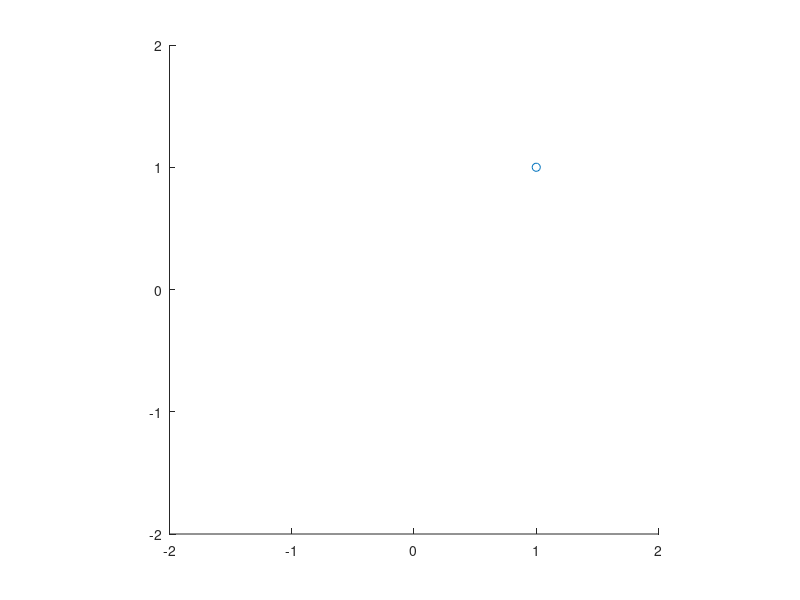

MATLAB code to generate this figure:
x = [0 1];
y = [1 1];
numSteps = 100;
% Calculate the trajectory by linear interpolation of the x and y coordinate.
trajectory = [ linspace(x(1),x(2),numSteps); linspace(y(1),y(2),numSteps) ];
% Make figure with axes.
figure; axis square; hold on;
set(gca,'XLim',[-2 2], 'YLim', [-2 2]);
% Make the frames for the movie.
for frameNr = 1 : numSteps
	cla;
	
	% Plot the point.
	plot( trajectory(1,frameNr), trajectory(2,frameNr), 'o' );
	
% 	% Plot the path line.
% 	line( 'XData', [trajectory(1,1) trajectory(1,frameNr)], ...
%           'YData', [trajectory(2,1) trajectory(2,frameNr)] );
	
	% Get the frame for the animation.
	frames(frameNr) = getframe;
end
movie(frames);